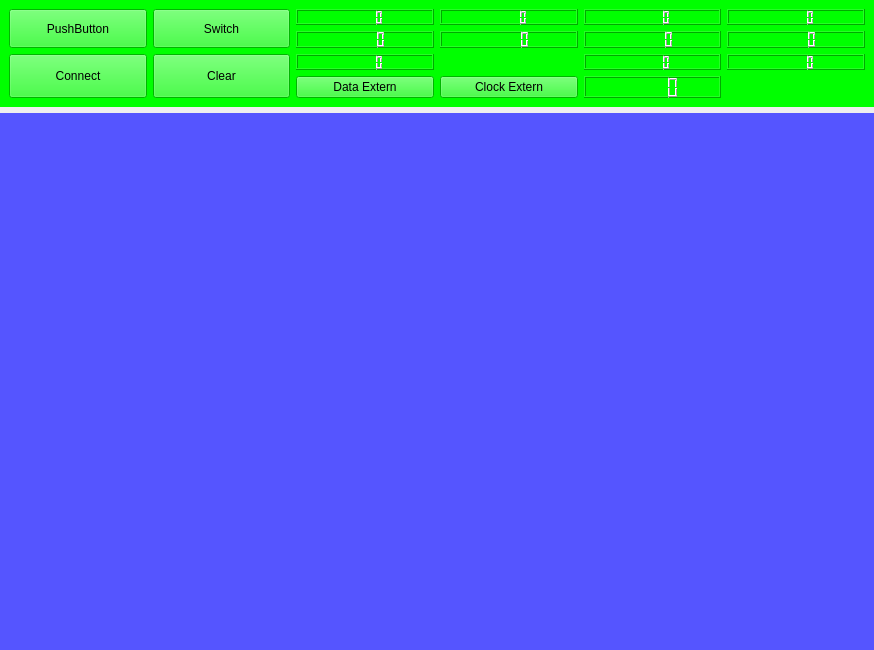
<?xml version="1.0" encoding="UTF-8"?>
<ui version="4.0">
 <class>Widget</class>
 <widget class="QWidget" name="Widget">
  <property name="geometry">
   <rect>
    <x>0</x>
    <y>0</y>
    <width>874</width>
    <height>650</height>
   </rect>
  </property>
  <property name="windowTitle">
   <string>Widget</string>
  </property>
  <layout class="QVBoxLayout" name="verticalLayout">
   <property name="leftMargin">
    <number>0</number>
   </property>
   <property name="topMargin">
    <number>0</number>
   </property>
   <property name="rightMargin">
    <number>0</number>
   </property>
   <property name="bottomMargin">
    <number>0</number>
   </property>
   <item>
    <widget class="QWidget" name="widget_Bar" native="true">
     <property name="sizePolicy">
      <sizepolicy hsizetype="Preferred" vsizetype="Preferred">
       <horstretch>0</horstretch>
       <verstretch>1</verstretch>
      </sizepolicy>
     </property>
     <property name="styleSheet">
      <string notr="true">background-color: rgb(0, 255, 0);</string>
     </property>
     <layout class="QGridLayout" name="gridLayout">
      <item row="2" column="4">
       <widget class="QLCDNumber" name="lcdNumber_CH_3">
        <property name="sizePolicy">
         <sizepolicy hsizetype="Expanding" vsizetype="Expanding">
          <horstretch>1</horstretch>
          <verstretch>1</verstretch>
         </sizepolicy>
        </property>
       </widget>
      </item>
      <item row="1" column="3">
       <widget class="QLCDNumber" name="lcdNumber_5">
        <property name="sizePolicy">
         <sizepolicy hsizetype="Expanding" vsizetype="Expanding">
          <horstretch>1</horstretch>
          <verstretch>1</verstretch>
         </sizepolicy>
        </property>
       </widget>
      </item>
      <item row="0" column="5">
       <widget class="QLCDNumber" name="lcdNumber_CH_5">
        <property name="sizePolicy">
         <sizepolicy hsizetype="Expanding" vsizetype="Expanding">
          <horstretch>1</horstretch>
          <verstretch>1</verstretch>
         </sizepolicy>
        </property>
       </widget>
      </item>
      <item row="1" column="5">
       <widget class="QLCDNumber" name="lcdNumber_CH_6">
        <property name="sizePolicy">
         <sizepolicy hsizetype="Expanding" vsizetype="Expanding">
          <horstretch>1</horstretch>
          <verstretch>1</verstretch>
         </sizepolicy>
        </property>
       </widget>
      </item>
      <item row="0" column="2">
       <widget class="QLCDNumber" name="lcdNumber_1">
        <property name="sizePolicy">
         <sizepolicy hsizetype="Expanding" vsizetype="Expanding">
          <horstretch>1</horstretch>
          <verstretch>1</verstretch>
         </sizepolicy>
        </property>
       </widget>
      </item>
      <item row="1" column="4">
       <widget class="QLCDNumber" name="lcdNumber_CH_2">
        <property name="sizePolicy">
         <sizepolicy hsizetype="Expanding" vsizetype="Expanding">
          <horstretch>1</horstretch>
          <verstretch>1</verstretch>
         </sizepolicy>
        </property>
       </widget>
      </item>
      <item row="0" column="3">
       <widget class="QLCDNumber" name="lcdNumber_4">
        <property name="sizePolicy">
         <sizepolicy hsizetype="Expanding" vsizetype="Expanding">
          <horstretch>1</horstretch>
          <verstretch>1</verstretch>
         </sizepolicy>
        </property>
       </widget>
      </item>
      <item row="1" column="2">
       <widget class="QLCDNumber" name="lcdNumber_2">
        <property name="sizePolicy">
         <sizepolicy hsizetype="Expanding" vsizetype="Expanding">
          <horstretch>1</horstretch>
          <verstretch>1</verstretch>
         </sizepolicy>
        </property>
       </widget>
      </item>
      <item row="2" column="0" rowspan="2">
       <widget class="QPushButton" name="pushButton_Connect">
        <property name="sizePolicy">
         <sizepolicy hsizetype="Expanding" vsizetype="Expanding">
          <horstretch>1</horstretch>
          <verstretch>1</verstretch>
         </sizepolicy>
        </property>
        <property name="text">
         <string>Connect</string>
        </property>
       </widget>
      </item>
      <item row="0" column="4">
       <widget class="QLCDNumber" name="lcdNumber_CH_1">
        <property name="sizePolicy">
         <sizepolicy hsizetype="Expanding" vsizetype="Expanding">
          <horstretch>1</horstretch>
          <verstretch>1</verstretch>
         </sizepolicy>
        </property>
       </widget>
      </item>
      <item row="2" column="2">
       <widget class="QLCDNumber" name="lcdNumber_3">
        <property name="sizePolicy">
         <sizepolicy hsizetype="Expanding" vsizetype="Expanding">
          <horstretch>1</horstretch>
          <verstretch>1</verstretch>
         </sizepolicy>
        </property>
       </widget>
      </item>
      <item row="2" column="5">
       <widget class="QLCDNumber" name="lcdNumber_CH_7">
        <property name="sizePolicy">
         <sizepolicy hsizetype="Expanding" vsizetype="Expanding">
          <horstretch>1</horstretch>
          <verstretch>1</verstretch>
         </sizepolicy>
        </property>
       </widget>
      </item>
      <item row="3" column="4">
       <widget class="QLCDNumber" name="lcdNumber_CH_4">
        <property name="sizePolicy">
         <sizepolicy hsizetype="Expanding" vsizetype="Expanding">
          <horstretch>1</horstretch>
          <verstretch>1</verstretch>
         </sizepolicy>
        </property>
       </widget>
      </item>
      <item row="0" column="0" rowspan="2">
       <widget class="QPushButton" name="pushButton">
        <property name="sizePolicy">
         <sizepolicy hsizetype="Expanding" vsizetype="Expanding">
          <horstretch>1</horstretch>
          <verstretch>1</verstretch>
         </sizepolicy>
        </property>
        <property name="text">
         <string>PushButton</string>
        </property>
       </widget>
      </item>
      <item row="0" column="1" rowspan="2">
       <widget class="QPushButton" name="pushButton_Switch">
        <property name="sizePolicy">
         <sizepolicy hsizetype="Expanding" vsizetype="Expanding">
          <horstretch>0</horstretch>
          <verstretch>0</verstretch>
         </sizepolicy>
        </property>
        <property name="text">
         <string>Switch</string>
        </property>
       </widget>
      </item>
      <item row="2" column="1" rowspan="2">
       <widget class="QPushButton" name="pushButton_Clear">
        <property name="sizePolicy">
         <sizepolicy hsizetype="Expanding" vsizetype="Expanding">
          <horstretch>1</horstretch>
          <verstretch>1</verstretch>
         </sizepolicy>
        </property>
        <property name="text">
         <string>Clear</string>
        </property>
       </widget>
      </item>
      <item row="3" column="2">
       <widget class="QPushButton" name="pushButton_DataSrc">
        <property name="text">
         <string>Data Extern</string>
        </property>
       </widget>
      </item>
      <item row="3" column="3">
       <widget class="QPushButton" name="pushButton_ClkSrc">
        <property name="text">
         <string>Clock Extern</string>
        </property>
       </widget>
      </item>
     </layout>
    </widget>
   </item>
   <item>
    <widget class="QWidget" name="widget_ActiveArea" native="true">
     <property name="sizePolicy">
      <sizepolicy hsizetype="Preferred" vsizetype="Preferred">
       <horstretch>0</horstretch>
       <verstretch>5</verstretch>
      </sizepolicy>
     </property>
     <property name="styleSheet">
      <string notr="true">background-color: rgb(85, 85, 255);</string>
     </property>
     <layout class="QVBoxLayout" name="verticalLayout_2">
      <property name="spacing">
       <number>0</number>
      </property>
      <property name="leftMargin">
       <number>0</number>
      </property>
      <property name="topMargin">
       <number>0</number>
      </property>
      <property name="rightMargin">
       <number>0</number>
      </property>
      <property name="bottomMargin">
       <number>0</number>
      </property>
      <item>
       <widget class="QStackedWidget" name="stackedWidget">
        <widget class="QWidget" name="page">
         <layout class="QHBoxLayout" name="horizontalLayout"/>
        </widget>
        <widget class="QWidget" name="page_2"/>
       </widget>
      </item>
     </layout>
    </widget>
   </item>
  </layout>
 </widget>
 <resources/>
 <connections/>
</ui>
